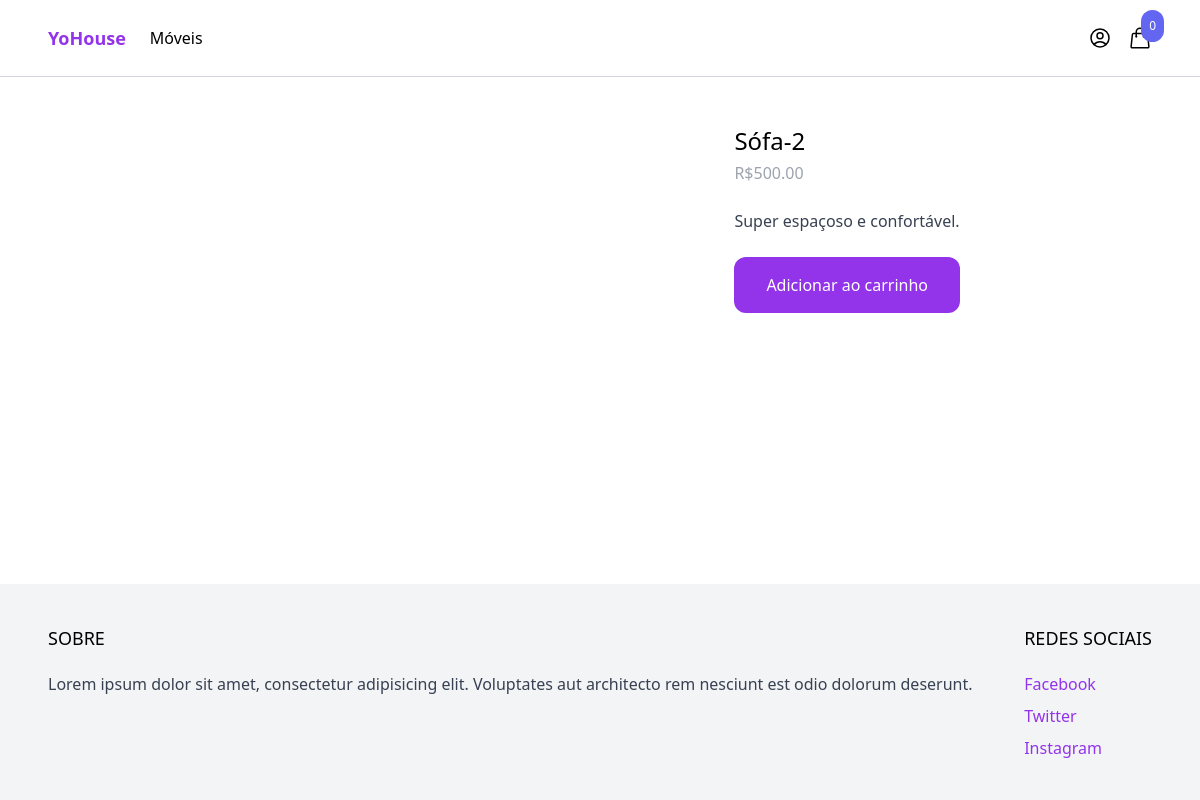
Page /produto/sofa-2/ on the committed database.
### produtos/models.py (models this page shows, shortened)
class Produto(models.Model):
    categoria = models.ForeignKey(Categoria, related_name='produtos', on_delete=models.CASCADE)
    nome = models.CharField(max_length=255)
    slug = models.SlugField()
    descricao = models.TextField(blank=True, null=True) #not obligatory
    preco = models.IntegerField()
    created_at = models.DateTimeField(auto_now_add=True) #automatic
    image = models.ImageField(upload_to='uploads/', blank=True, null=True) #blank -> not obligated
    thumbnail = models.ImageField(upload_to='uploads/', blank=True, null=True)
    class Meta:
        ordering = ('-created_at',)
    def get_preco_formatado(self):
        return f'R${self.preco:.2f}'

### produtos/views.py (the view)
# urls.py: path('produto/<slug:slug>/', produto, name='produto'),
def produto(request, slug):
    produto = get_object_or_404(Produto, slug=slug)
    return render(request, 'produto/produto.html', {'produto':produto})

### carrinho/carrinho.py (called while the page is built)
    def __len__(self):
        return sum(item['quantidade'] for item in self.cart.values())

### carrinho/context_processors.py (called while the page is built)
def carrinho(request):
    return {'cart': Carrinho(request)}

### produtos/templates/produto/produto.html (shortened to what this page needs)
{% extends 'core/base.html' %}
{% block content %}
<div class="max-w-6xl mx-auto flex flex-wrap py-6 px-6 xl:px-0">
    <div class="images w-full mb-6 lg:mb-0 lg:w-3/5">
    </div>
    <div class="information w-full lg:w-2/5 lg:p-6">
        <h1 class="text-2xl">{{ produto.nome }}</h1>
        <p class="mt-1 text-gray-400">{{ produto.get_preco_formatado }}</p>
        <p class="mt-6 text-gray-700">{{ produto.descricao }}</p>
        <a href="#"
        class="mt-6 inline-block px-8 py-4 rounded-xl bg-purple-600 text-white hover:bg-purple-700"
        hx-get="{% url 'add_carrinho' produto.id %}"
        hx-target="#menu-cart-button"
        hx-swap="outerHTML"
        >
            Adicionar ao carrinho
        </a>
    </div>
</div>
{% endblock %}

### rows in the picture
Produto: nome "Sófa-2", get_preco_formatado "R$500.00", descricao "Super espaçoso e confortável."

### other values in the picture
{{ cart|length }} "0"
